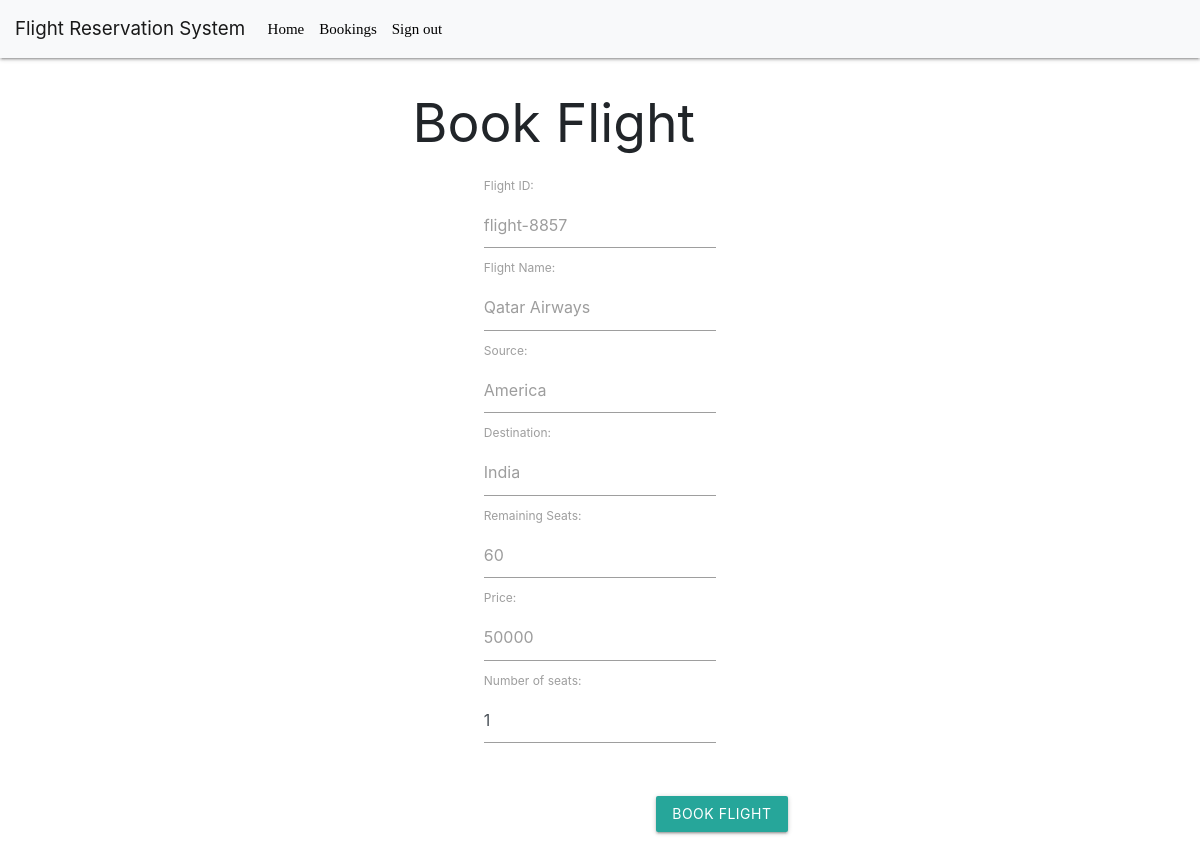
/book/book_seat/flight-8857 (signed in), run on the app's committed database.
### bookings/models.py (models this page shows, shortened)
class Flight(models.Model):
    def generate_pk():
        number = random.randint(1000, 9999)
        return 'flight-{}'.format(number)
    id = models.CharField(default=generate_pk, primary_key=True, max_length=255, unique=True)
    flight_name = models.CharField(max_length=30)
    source = models.CharField(max_length=30)
    destination = models.CharField(max_length=30)
    no_of_seats = models.PositiveBigIntegerField()
    remaining_seats = models.PositiveBigIntegerField()
    price = models.PositiveBigIntegerField()
    date = models.DateField()
    time = models.TimeField()

### bookings/views.py (the view)
# urls.py: path('book_seat/<str:pk>', views.book_seat, name="book_seats"),
@login_required(login_url='signin')
def book_seat(request, pk):
    flight = Flight.objects.get(id=pk)
    return render(request, "bookings/book_seat.html", {'flight': flight})

### templates/bookings/book_seat.html (shortened to what this page needs)
{% extends 'bookings/base.html' %}
{% block content %}
<div class="container">
    <div class="row">
        <div class="col-sm-6 mx-auto">
            <form action="{% url 'booking_details' %}" method="POST">
                <h2>Book Flight</h2>
                <div class="container">
                    <label for="flight_id">Flight ID:</label>
                    <input readonly name='flight_id' class="form-control"
                        style="color: #9d9d9d;" type="text"
                        value="{{flight.id}}">
                    <label for="flight_name">Flight Name:</label>
                    <input readonly name='flight_name' class="form-control"
                        style="color: #9d9d9d;" type="text"
                        value="{{flight.flight_name}}">
                    <label for="flight_source">Source:</label>
                    <input readonly name='flight_name' class="form-control"
                        style="color: #9d9d9d;" type="text"
                        value="{{flight.source}}">
                    <label for="flight_destination">Destination:</label>
                    <input readonly name='flight_name' class="form-control"
                        style="color: #9d9d9d;" type="text"
                        value="{{flight.destination}}">
                    <label for="flight_rem_seats">Remaining Seats:</label>
                    <input readonly name='flight_name' class="form-control"
                        style="color: #9d9d9d;" type="text"
                        value="{{flight.remaining_seats}}">
                    <label for="flight_name">Price:</label>
                    <input readonly name='flight_name' class="form-control"
                        style="color: #9d9d9d;" type="text"
                        value="{{flight.price}}">
                    <label for="no_seats">Number of seats:</label>
                    <input name='no_seats' class="form-control" type="number"
                        min="1" value="1">
                </div>
                <br>
                <br>
                <button type="submit" class="btn btn-success float-right"
                    name="book" value="Book Flight">Book Flight</button>
            </form>
        </div>
    </div>
</div>
{% endblock %}

### data on the page
Flight: flight_id "flight-8857", flight_name "Qatar Airways", flight_name "America", flight_name "India", flight_name "60", flight_name "50000"
